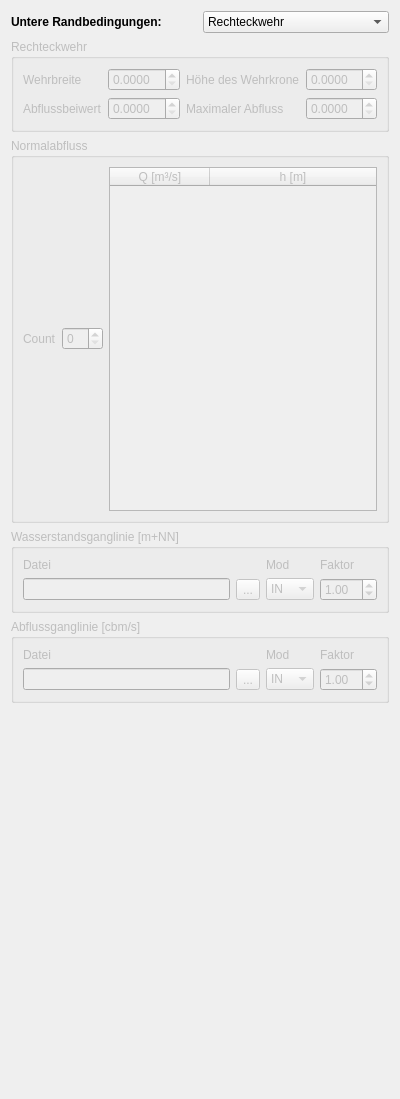
      <widget class="QWidget" name="bconds">
       <property name="geometry">
        <rect>
         <x>0</x>
         <y>0</y>
         <width>400</width>
         <height>1099</height>
        </rect>
       </property>
       <attribute name="label">
        <string>Untere Randbedingungen</string>
       </attribute>
       <layout class="QGridLayout" name="gridLayout_11">
        <item row="0" column="1">
         <widget class="QComboBox" name="p_idown">
          <property name="currentIndex">
           <number>0</number>
          </property>
          <item>
           <property name="text">
            <string>Rechteckwehr</string>
           </property>
          </item>
          <item>
           <property name="text">
            <string>Normalabfluss</string>
           </property>
          </item>
          <item>
           <property name="text">
            <string>Wasserstandsganglinie</string>
           </property>
          </item>
          <item>
           <property name="text">
            <string>Abflussganglinie</string>
           </property>
          </item>
         </widget>
        </item>
        <item row="5" column="0" colspan="2">
         <widget class="QGroupBox" name="normalabfluss">
          <property name="enabled">
           <bool>false</bool>
          </property>
          <property name="title">
           <string>Normalabfluss</string>
          </property>
          <layout class="QGridLayout" name="gridLayout_14">
           <item row="0" column="1">
            <widget class="QSpinBox" name="qhtcount"/>
           </item>
           <item row="0" column="0">
            <widget class="QLabel" name="label_94">
             <property name="text">
              <string>Count</string>
             </property>
            </widget>
           </item>
           <item row="0" column="2">
            <widget class="QTableWidget" name="g_qhtab">
             <property name="alternatingRowColors">
              <bool>true</bool>
             </property>
             <attribute name="horizontalHeaderStretchLastSection">
              <bool>true</bool>
             </attribute>
             <column>
              <property name="text">
               <string>Q [m³/s]</string>
              </property>
             </column>
             <column>
              <property name="text">
               <string>h [m]</string>
              </property>
             </column>
            </widget>
           </item>
          </layout>
         </widget>
        </item>
        <item row="0" column="0">
         <widget class="QLabel" name="label_47">
          <property name="font">
           <font>
            <family>Segoe UI</family>
            <pointsize>9</pointsize>
            <weight>75</weight>
            <bold>true</bold>
           </font>
          </property>
          <property name="text">
           <string>Untere Randbedingungen:</string>
          </property>
         </widget>
        </item>
        <item row="6" column="0" colspan="2">
         <widget class="QGroupBox" name="g_wsg">
          <property name="enabled">
           <bool>false</bool>
          </property>
          <property name="title">
           <string>Wasserstandsganglinie [m+NN]</string>
          </property>
          <layout class="QGridLayout" name="gridLayout_17">
           <item row="0" column="3">
            <widget class="QLabel" name="label_54">
             <property name="text">
              <string>Mod</string>
             </property>
            </widget>
           </item>
           <item row="1" column="3">
            <widget class="QComboBox" name="p_wsg_mod">
             <item>
              <property name="text">
               <string>IN</string>
              </property>
             </item>
             <item>
              <property name="text">
               <string>ST</string>
              </property>
             </item>
             <item>
              <property name="text">
               <string>MA</string>
              </property>
             </item>
             <item>
              <property name="text">
               <string>IM</string>
              </property>
             </item>
            </widget>
           </item>
           <item row="1" column="1">
            <widget class="QLineEdit" name="p_wsg_dat"/>
           </item>
           <item row="0" column="5">
            <widget class="QLabel" name="label_55">
             <property name="text">
              <string>Faktor</string>
             </property>
            </widget>
           </item>
           <item row="0" column="1">
            <widget class="QLabel" name="label_37">
             <property name="text">
              <string>Datei</string>
             </property>
            </widget>
           </item>
           <item row="1" column="5">
            <widget class="QDoubleSpinBox" name="p_wsg_fak">
             <property name="value">
              <double>1.000000000000000</double>
             </property>
            </widget>
           </item>
           <item row="1" column="2">
            <widget class="QToolButton" name="p_wsg_view">
             <property name="text">
              <string>...</string>
             </property>
             <property name="icon">
              <iconset>
               <normaloff>../icons/visibility.ico</normaloff>../icons/visibility.ico</iconset>
             </property>
            </widget>
           </item>
          </layout>
         </widget>
        </item>
        <item row="8" column="0">
         <spacer name="verticalSpacer">
          <property name="orientation">
           <enum>Qt::Vertical</enum>
          </property>
          <property name="sizeHint" stdset="0">
           <size>
            <width>20</width>
            <height>40</height>
           </size>
          </property>
         </spacer>
        </item>
        <item row="4" column="0" colspan="2">
         <widget class="QGroupBox" name="g_wehr">
          <property name="enabled">
           <bool>false</bool>
          </property>
          <property name="title">
           <string>Rechteckwehr</string>
          </property>
          <layout class="QGridLayout" name="gridLayout_16">
           <item row="0" column="0">
            <widget class="QLabel" name="label_59">
             <property name="text">
              <string>Wehrbreite</string>
             </property>
            </widget>
           </item>
           <item row="1" column="1">
            <widget class="QDoubleSpinBox" name="p_wehr_k">
             <property name="decimals">
              <number>4</number>
             </property>
             <property name="value">
              <double>0.000000000000000</double>
             </property>
            </widget>
           </item>
           <item row="0" column="1">
            <widget class="QDoubleSpinBox" name="p_wehr_b">
             <property name="decimals">
              <number>4</number>
             </property>
             <property name="value">
              <double>0.000000000000000</double>
             </property>
            </widget>
           </item>
           <item row="1" column="0">
            <widget class="QLabel" name="label_60">
             <property name="text">
              <string>Abflussbeiwert</string>
             </property>
            </widget>
           </item>
           <item row="0" column="2">
            <widget class="QLabel" name="label_62">
             <property name="text">
              <string>Höhe des Wehrkrone</string>
             </property>
            </widget>
           </item>
           <item row="0" column="3">
            <widget class="QDoubleSpinBox" name="p_wehr_h">
             <property name="decimals">
              <number>4</number>
             </property>
             <property name="value">
              <double>0.000000000000000</double>
             </property>
            </widget>
           </item>
           <item row="1" column="2">
            <widget class="QLabel" name="label_61">
             <property name="text">
              <string>Maximaler Abfluss</string>
             </property>
            </widget>
           </item>
           <item row="1" column="3">
            <widget class="QDoubleSpinBox" name="p_wehr_qm">
             <property name="decimals">
              <number>4</number>
             </property>
             <property name="value">
              <double>0.000000000000000</double>
             </property>
            </widget>
           </item>
          </layout>
         </widget>
        </item>
        <item row="7" column="0" colspan="2">
         <widget class="QGroupBox" name="g_abg">
          <property name="enabled">
           <bool>false</bool>
          </property>
          <property name="title">
           <string>Abflussganglinie [cbm/s]</string>
          </property>
          <layout class="QGridLayout" name="gridLayout_18">
           <item row="1" column="1">
            <widget class="QLineEdit" name="p_abg_dat"/>
           </item>
           <item row="1" column="3">
            <widget class="QComboBox" name="p_abg_mod">
             <item>
              <property name="text">
               <string>IN</string>
              </property>
             </item>
             <item>
              <property name="text">
               <string>ST</string>
              </property>
             </item>
             <item>
              <property name="text">
               <string>MA</string>
              </property>
             </item>
             <item>
              <property name="text">
               <string>IM</string>
              </property>
             </item>
            </widget>
           </item>
           <item row="0" column="1">
            <widget class="QLabel" name="label_57">
             <property name="text">
              <string>Datei</string>
             </property>
            </widget>
           </item>
           <item row="1" column="5">
            <widget class="QDoubleSpinBox" name="p_abg_fak">
             <property name="value">
              <double>1.000000000000000</double>
             </property>
            </widget>
           </item>
           <item row="1" column="2">
            <widget class="QToolButton" name="p_abg_view">
             <property name="text">
              <string>...</string>
             </property>
             <property name="icon">
              <iconset>
               <normaloff>../icons/visibility.ico</normaloff>../icons/visibility.ico</iconset>
             </property>
            </widget>
           </item>
           <item row="0" column="5">
            <widget class="QLabel" name="label_56">
             <property name="text">
              <string>Faktor</string>
             </property>
            </widget>
           </item>
           <item row="0" column="3">
            <widget class="QLabel" name="label_58">
             <property name="text">
              <string>Mod</string>
             </property>
            </widget>
           </item>
          </layout>
         </widget>
        </item>
       </layout>
      </widget>
